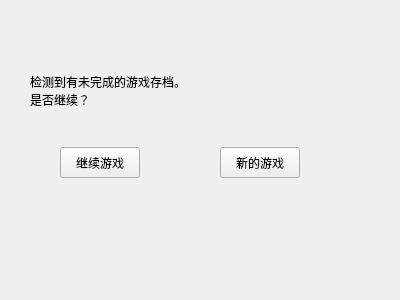
<?xml version="1.0" encoding="UTF-8"?>
<ui version="4.0">
 <class>choose_savefile</class>
 <widget class="QWidget" name="choose_savefile">
  <property name="geometry">
   <rect>
    <x>0</x>
    <y>0</y>
    <width>400</width>
    <height>300</height>
   </rect>
  </property>
  <property name="windowTitle">
   <string>Form</string>
  </property>
  <widget class="QPushButton" name="continue_2">
   <property name="geometry">
    <rect>
     <x>60</x>
     <y>147</y>
     <width>80</width>
     <height>31</height>
    </rect>
   </property>
   <property name="text">
    <string>继续游戏</string>
   </property>
  </widget>
  <widget class="QPushButton" name="newgame">
   <property name="geometry">
    <rect>
     <x>220</x>
     <y>147</y>
     <width>80</width>
     <height>31</height>
    </rect>
   </property>
   <property name="text">
    <string>新的游戏</string>
   </property>
  </widget>
  <widget class="QLabel" name="label">
   <property name="geometry">
    <rect>
     <x>30</x>
     <y>50</y>
     <width>241</width>
     <height>81</height>
    </rect>
   </property>
   <property name="text">
    <string>检测到有未完成的游戏存档。  
是否继续？</string>
   </property>
  </widget>
 </widget>
 <resources/>
 <connections/>
</ui>
